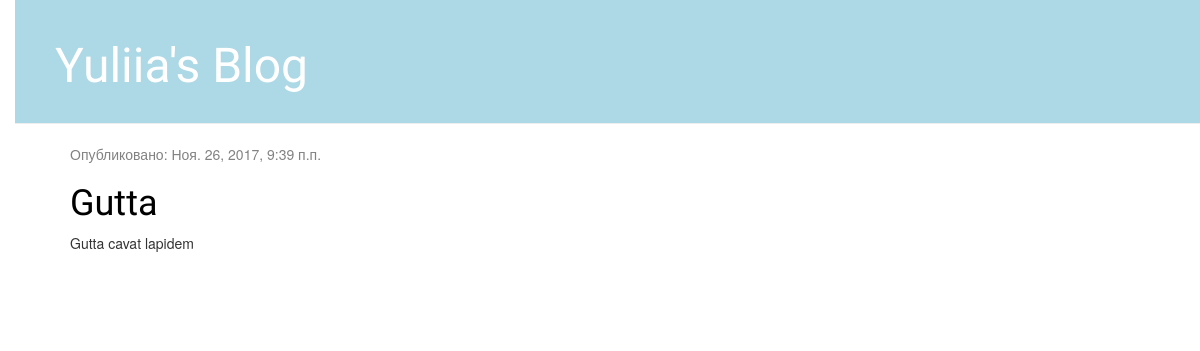
Before: / with the older database file.
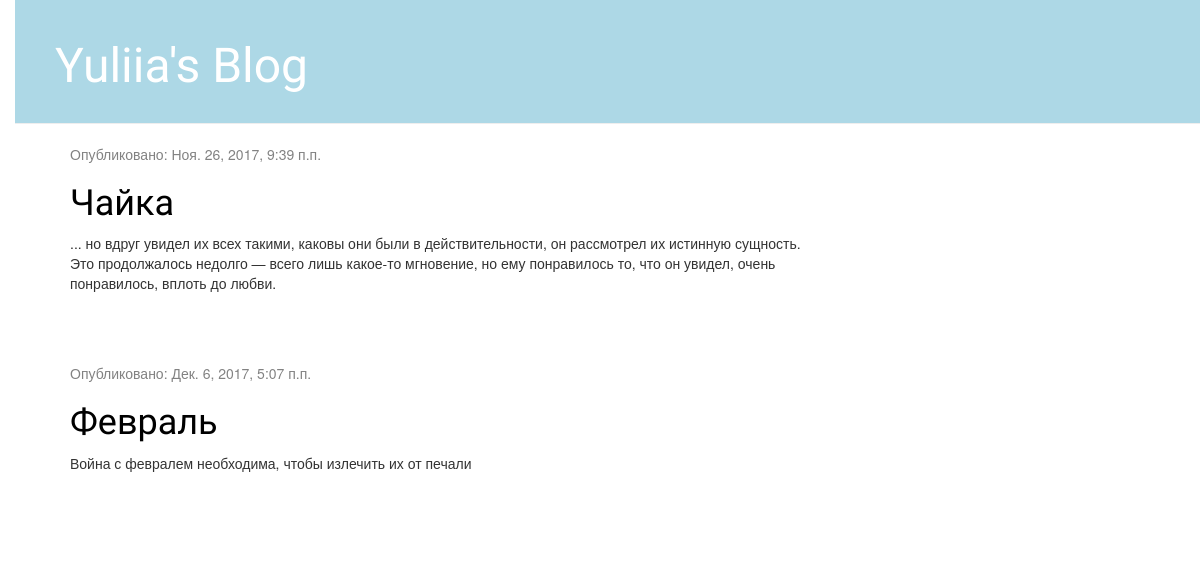
After: the same page with the newer database file.
### blog/models.py (models this page shows, shortened)
class Post(models.Model):
    author = models.ForeignKey('auth.User')
    title = models.CharField(max_length=200)
    text = models.TextField()
    created_date = models.DateTimeField(default=timezone.now)
    published_date = models.DateTimeField(blank=True, null=True)

### blog/views.py (the view)
# urls.py: url(r'^$', views.post_list, name='post_list'),
def post_list(request):
    posts = Post.objects.filter(published_date__lte=timezone.now()).order_by('published_date')
    return render(request, 'blog/post_list.html', {'posts': posts})

### blog/templates/blog/post_list.html (shortened to what this page needs)
{% load staticfiles %}
<html>
    <head>
        <link rel="stylesheet" href="//maxcdn.bootstrapcdn.com/bootstrap/3.2.0/css/bootstrap.min.css">
        <link rel="stylesheet" href="//maxcdn.bootstrapcdn.com/bootstrap/3.2.0/css/bootstrap-theme.min.css">
        <link rel="stylesheet" href="{% static 'css/blog.css' %}">
    </head>
    <body>
        <div class="page-header">
            <h1><a href="/">Yuliia's Blog</a></h1>
        </div>
        <div class="content container">
    <div class="row">
        <div class="col-md-8">
            {% for post in posts %}
                <div class="post">
                    <div class="date">
                        <p>Опубликовано: {{ post.published_date }}</p>
                    </div>
                    <h1><a href="">{{ post.title }}</a></h1>
                    <p>{{ post.text|linebreaksbr }}</p>
                </div>
            {% endfor %}
        </div>
    </div>
</div>
    </body>
</html>

### blog/static/css/blog.css (style rules this page uses)
h1 a { color: #9DB7F5; }
body { padding-left: 15px; }
h1 a { color: #9DB7F5; font-family: 'Lobster'; }
.page-header { background-color: lightblue; margin-top: 0; padding: 20px 20px 20px 40px; }
.page-header h1, .page-header h1 a, .page-header h1 a:visited, .page-header h1 a:active { color: #ffffff; font-size: 36pt; text-decoration: none; }
.content { margin-left: 40px; }
h1, h2, h3, h4 { font-family: 'Lobster', cursive; }
.date { color: #828282; }
.post { margin-bottom: 70px; }
.post h1 a, .post h1 a:visited { color: #000000; }

Changed rows visible on the page:
changed Post: title "Gutta" → "Чайка"; text "Gutta cavat lapidem" → "... но вдруг увидел их всех такими, каковы они были в действительности, он рассмотрел их истинную сущность. Это продолжалось недолго — всего лишь какое-то мгновение, но ему понравилось то, что он увидел, очень понравилось, вплоть до любви."
added Post: published_date "Дек. 6, 2017, 5:07 п.п.", title "Февраль", text "Война с февралем необходима, чтобы излечить их от печали"
